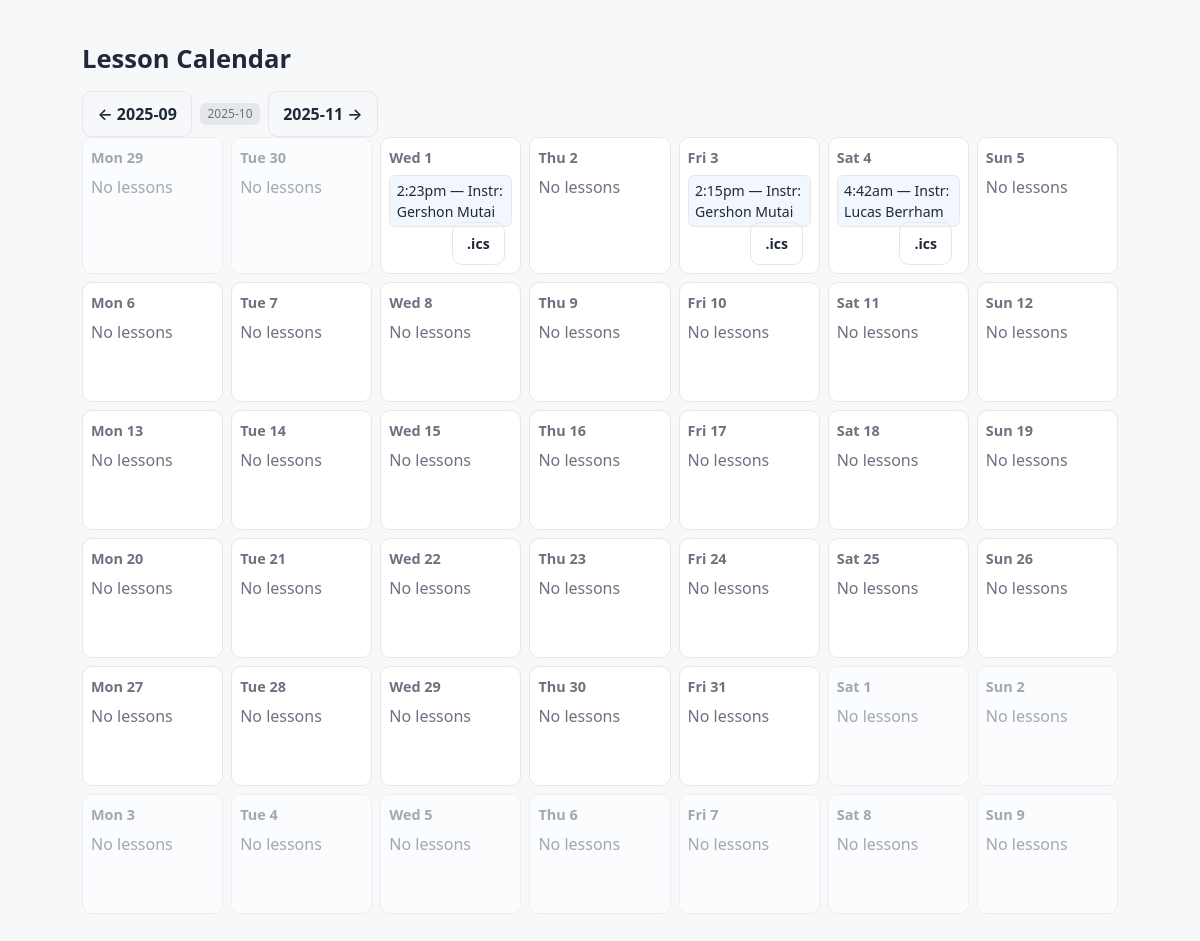
/public/calendar.php?month=2025-10 (signed in), run on the app's committed database.
### tables this page shows
CREATE TABLE `lessons` (
  `id` int(11) NOT NULL,
  `enrollment_id` int(11) NOT NULL,
  `instructor_id` int(11) NOT NULL,
  `vehicle_id` int(11) DEFAULT NULL,
  `start_time` datetime NOT NULL,
  `end_time` datetime NOT NULL,
  `status` enum('scheduled','completed','cancelled','no_show') NOT NULL DEFAULT 'scheduled',
  `notes` text DEFAULT NULL,
  `created_at` timestamp NOT NULL DEFAULT current_timestamp()
);

### php/Core/Database.php (called while the page is built, shortened)
<?php
class Database
{
    private static ?PDO $pdo = null;
    public static function pdo(): PDO
    {
        if (self::$pdo === null) {
            $dsn = "mysql:host=" . Config::DB_HOST . ";dbname=" . Config::DB_NAME . ";charset=" . Config::DB_CHARSET;
            $options = [
                PDO::ATTR_ERRMODE => PDO::ERRMODE_EXCEPTION,
                PDO::ATTR_DEFAULT_FETCH_MODE => PDO::FETCH_ASSOC,
                PDO::ATTR_EMULATE_PREPARES => false,
            ];
            try {
                self::$pdo = new PDO($dsn, Config::DB_USER, Config::DB_PASS, $options);
            } catch (PDOException $e) {
                http_response_code(500);
                die("Database connection failed: " . htmlspecialchars($e->getMessage(), ENT_QUOTES, 'UTF-8'));
            }
        }
        return self::$pdo;
    }
}

### public/calendar.php (the view, shortened to what this page needs)
<?php
require_once __DIR__ . '/../php/Core/Database.php';
$month = $_GET['month'] ?? date('Y-m');
$first = strtotime($month.'-01');
$start = date('Y-m-01 00:00:00', $first);
$end   = date('Y-m-t 23:59:59',  $first);
$pdo = Database::pdo();
function colExists($table,$col){
  $st = Database::pdo()->prepare("SELECT COUNT(*) FROM INFORMATION_SCHEMA.COLUMNS WHERE TABLE_SCHEMA = DATABASE() AND TABLE_NAME=? AND COLUMN_NAME=?");
  $st->execute([$table,$col]); return (int)$st->fetchColumn()>0;
}
$startCol = null; foreach (['start_time','scheduled_at','lesson_time','start_at','datetime'] as $c) { if (colExists('lessons',$c)) { $startCol=$c; break; } }
$joinInstructor = colExists('lessons','instructor_id') && colExists('instructors','user_id');
$sql = "SELECT l.*";
if ($joinInstructor)$sql .= ", (SELECT CONCAT(u2.first_name,' ',u2.last_name) FROM users u2 JOIN instructors i ON i.user_id=u2.id WHERE i.id=l.instructor_id) AS instructor_name";
$sql .= " FROM lessons l WHERE 1=1";
if ($startCol) $sql .= " AND l.{$startCol} BETWEEN ? AND ?";
$sql .= " ORDER BY " . ($startCol ? "l.{$startCol}" : "l.id");
$rows = [];
if ($startCol) { $st = $pdo->prepare($sql); $st->execute([$start,$end]); $rows = $st->fetchAll(PDO::FETCH_ASSOC); }
$byDay = [];
foreach ($rows as $r) {
  $s = $r[$startCol] ?? null; if (!$s) continue;
  $d = date('Y-m-d', strtotime($s));
  $byDay[$d][] = $r;
}
$prev = date('Y-m', strtotime('-1 month', $first));
$next = date('Y-m', strtotime('+1 month', $first));
?>
<!doctype html>
<html lang="en">
<head>
  <link rel="stylesheet" href="/origin-driving/assets/css/main.css">
</head>
<body>
<main class="container">
  <h1>Lesson Calendar</h1>
  <div class="controls">
    <a class="btn btn-light" href="?month=<?= $prev ?>">← <?= $prev ?></a>
    <span class="badge"><?= htmlspecialchars($month) ?></span>
    <a class="btn btn-light" href="?month=<?= $next ?>"><?= $next ?> →</a>
  </div>
  <?php if (!$startCol): ?>
    <div class="alert err">Calendar unavailable: lessons table has no datetime column.</div>
  <?php else: ?>
    <?php
      $dow = (int)date('N', $first);
      $gridStart = strtotime('-' . ($dow-1) . ' days', $first);
      $days = 42;
    ?>
    <div class="cal">
      <?php for ($i=0; $i<$days; $i++): $ts = strtotime("+$i days", $gridStart); $day = date('Y-m-d', $ts); $inMonth = (date('m',$ts) === date('m',$first)); ?>
        <div class="day" style="<?= $inMonth ? '' : 'opacity:.6' ?>">
          <h3><?= date('D j', $ts) ?></h3>
          <?php foreach (($byDay[$day] ?? []) as $ev): $t = date('g:ia', strtotime($ev[$startCol])); $ins = trim($ev['instructor_name'] ?? ''); $stu = trim($ev['student_name'] ?? ''); ?>
            <div class="evt"><?= htmlspecialchars($t) ?> —
              <?php if ($ins): ?> Instr: <?= htmlspecialchars($ins) ?><?php endif; ?>
              <a class="btn btn-light" style="float:right" href="/origin-driving/public/lessons/ics.php?id=<?= (int)$ev['id'] ?>">.ics</a>
            </div>
          <?php endforeach; if (empty($byDay[$day])): ?>
            <div class="muted">No lessons</div>
          <?php endif; ?>
        </div>
      <?php endfor; ?>
    </div>
  <?php endif; ?>
</main>
</body>
</html>

### assets/css/main.css (style rules this page uses)
:root { --bg:#f7f8fa; --card:#ffffff; --text:#1f2937; --muted:#6b7280; --primary:#2563eb; --primary-600:#1d4ed8; --border:#e5e7eb; --accent:#10b981; --danger:#ef4444; }
* { box-sizing:border-box }
html,body { height:100% }
body { margin:0; font-family:system-ui,-apple-system,Segoe UI,Roboto,Ubuntu,Cantarell,Noto Sans,sans-serif; color:var(--text); background:var(--bg); line-height:1.5; }
.container { max-width:1100px;margin:5px auto;padding:2rem }
a { color:var(--primary);text-decoration:none }
.badge { display:inline-block;font-size:.75rem;padding:.125rem .45rem;border-radius:.375rem;background:var(--border);color:var(--muted) }
h1 { font-size:1.6rem;margin:.2rem 0 .8rem }
.muted { color:var(--muted) }
button,.btn,input[type="submit"] { appearance:none;border:0;border-radius:.6rem;background:var(--primary);color:#fff;padding:.6rem .9rem;font-weight:600;cursor:pointer }
.btn-light { background:transparent;color:var(--text);border:1px solid var(--border) }
.controls { display:flex;gap:.5rem;flex-wrap:wrap;align-items:center }

### public/calendar.php (style rules this page uses)
.cal { display:grid;grid-template-columns:repeat(7,1fr);gap:.5rem }
.day { background:var(--card);border:1px solid var(--border);border-radius:10px;min-height:120px;padding:.5rem }
.day h3 { margin:.1rem 0 .4rem;font-size:.9rem;color:var(--muted) }
.evt { font-size:.88rem;margin:.2rem 0;padding:.25rem .4rem;border-radius:.4rem;border:1px solid var(--border);background:rgba(37,99,235,.06) }

### data on the page
lessons: start_time "2:23pm", ins "Gershon Mutai"
lessons: start_time "2:15pm", ins "Gershon Mutai"
lessons: start_time "4:42am", ins "Lucas Berrham"

### other printed values
$prev "2025-09"
$month "2025-10"
$next "2025-11"
date('D j', $ts) "Mon 29"
date('D j', $ts) "Tue 30"
date('D j', $ts) "Wed 1"
date('D j', $ts) "Thu 2"
date('D j', $ts) "Fri 3"
date('D j', $ts) "Sat 4"
date('D j', $ts) "Sun 5"
date('D j', $ts) "Mon 6"
date('D j', $ts) "Tue 7"
date('D j', $ts) "Wed 8"
date('D j', $ts) "Thu 9"
date('D j', $ts) "Fri 10"
